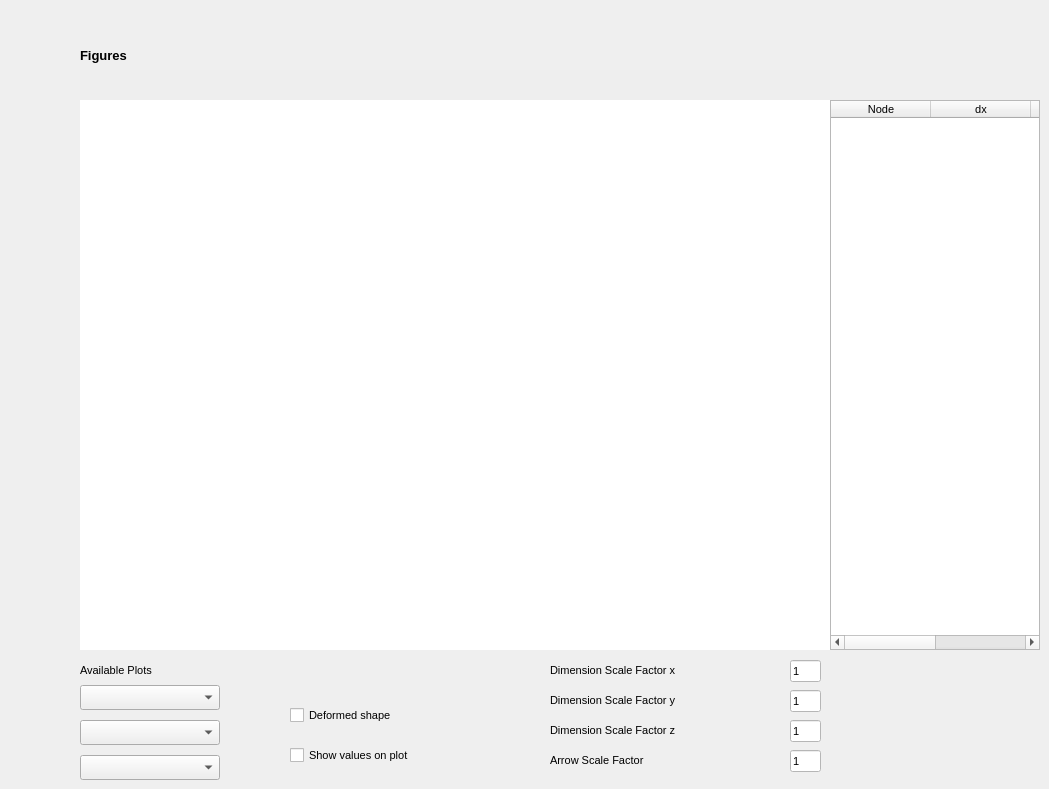
    <widget class="QWidget" name="tab_FDD_geom">
     <attribute name="title">
      <string>FDD_geom</string>
     </attribute>
     <widget class="QLabel" name="label_justdisplay_18">
      <property name="geometry">
       <rect>
        <x>80</x>
        <y>40</y>
        <width>70</width>
        <height>30</height>
       </rect>
      </property>
      <property name="font">
       <font>
        <pointsize>10</pointsize>
        <weight>75</weight>
        <bold>true</bold>
       </font>
      </property>
      <property name="text">
       <string>Figures</string>
      </property>
     </widget>
     <widget class="QWidget" name="content_ToolbarFddGeom" native="true">
      <property name="geometry">
       <rect>
        <x>80</x>
        <y>70</y>
        <width>750</width>
        <height>30</height>
       </rect>
      </property>
      <property name="styleSheet">
       <string notr="true">background-color: rgb(255, 255, 255);
background-color: rgb(238, 238, 238);</string>
      </property>
     </widget>
     <widget class="QLabel" name="label_justdisplay_19">
      <property name="geometry">
       <rect>
        <x>80</x>
        <y>660</y>
        <width>140</width>
        <height>20</height>
       </rect>
      </property>
      <property name="font">
       <font>
        <pointsize>8</pointsize>
       </font>
      </property>
      <property name="text">
       <string>Available Plots</string>
      </property>
     </widget>
     <widget class="QWidget" name="content_PlotFddGeom" native="true">
      <property name="geometry">
       <rect>
        <x>80</x>
        <y>100</y>
        <width>750</width>
        <height>550</height>
       </rect>
      </property>
      <property name="styleSheet">
       <string notr="true">background-color: rgb(255, 255, 255);</string>
      </property>
     </widget>
     <widget class="QComboBox" name="comboBox_FddFiguresGeom1">
      <property name="geometry">
       <rect>
        <x>80</x>
        <y>720</y>
        <width>140</width>
        <height>25</height>
       </rect>
      </property>
     </widget>
     <widget class="QComboBox" name="comboBox_FddFiguresGeom2">
      <property name="geometry">
       <rect>
        <x>80</x>
        <y>755</y>
        <width>140</width>
        <height>25</height>
       </rect>
      </property>
     </widget>
     <widget class="QComboBox" name="comboBox_FddFiguresGeom3">
      <property name="geometry">
       <rect>
        <x>80</x>
        <y>685</y>
        <width>140</width>
        <height>25</height>
       </rect>
      </property>
     </widget>
     <widget class="QTableWidget" name="tableWidget_DeformedValuesFDD">
      <property name="geometry">
       <rect>
        <x>830</x>
        <y>100</y>
        <width>210</width>
        <height>550</height>
       </rect>
      </property>
      <property name="font">
       <font>
        <pointsize>8</pointsize>
       </font>
      </property>
      <property name="columnCount">
       <number>4</number>
      </property>
      <column>
       <property name="text">
        <string>Node</string>
       </property>
      </column>
      <column>
       <property name="text">
        <string>dx</string>
       </property>
      </column>
      <column>
       <property name="text">
        <string>dy</string>
       </property>
      </column>
      <column>
       <property name="text">
        <string>dz</string>
       </property>
      </column>
     </widget>
     <widget class="QCheckBox" name="checkBox_DeformedShapeFDD">
      <property name="geometry">
       <rect>
        <x>290</x>
        <y>700</y>
        <width>161</width>
        <height>31</height>
       </rect>
      </property>
      <property name="font">
       <font>
        <pointsize>8</pointsize>
       </font>
      </property>
      <property name="text">
       <string>Deformed shape</string>
      </property>
     </widget>
     <widget class="QLabel" name="label_justdisplay_39">
      <property name="geometry">
       <rect>
        <x>550</x>
        <y>660</y>
        <width>201</width>
        <height>21</height>
       </rect>
      </property>
      <property name="font">
       <font>
        <pointsize>8</pointsize>
       </font>
      </property>
      <property name="text">
       <string>Dimension Scale Factor x</string>
      </property>
     </widget>
     <widget class="QLineEdit" name="lineEdit_DimensionScaleFactor_xFDD">
      <property name="geometry">
       <rect>
        <x>790</x>
        <y>660</y>
        <width>31</width>
        <height>22</height>
       </rect>
      </property>
      <property name="font">
       <font>
        <pointsize>8</pointsize>
       </font>
      </property>
      <property name="styleSheet">
       <string notr="true">background-color: rgb(255, 255, 255);</string>
      </property>
      <property name="text">
       <string>1</string>
      </property>
     </widget>
     <widget class="QLineEdit" name="lineEdit_DimensionScaleFactor_yFDD">
      <property name="geometry">
       <rect>
        <x>790</x>
        <y>690</y>
        <width>31</width>
        <height>22</height>
       </rect>
      </property>
      <property name="font">
       <font>
        <pointsize>8</pointsize>
       </font>
      </property>
      <property name="styleSheet">
       <string notr="true">background-color: rgb(255, 255, 255);</string>
      </property>
      <property name="text">
       <string>1</string>
      </property>
     </widget>
     <widget class="QLabel" name="label_justdisplay_42">
      <property name="geometry">
       <rect>
        <x>550</x>
        <y>690</y>
        <width>201</width>
        <height>21</height>
       </rect>
      </property>
      <property name="font">
       <font>
        <pointsize>8</pointsize>
       </font>
      </property>
      <property name="text">
       <string>Dimension Scale Factor y</string>
      </property>
     </widget>
     <widget class="QCheckBox" name="checkBox_ValuesOnPlotFDD">
      <property name="geometry">
       <rect>
        <x>290</x>
        <y>740</y>
        <width>181</width>
        <height>31</height>
       </rect>
      </property>
      <property name="font">
       <font>
        <pointsize>8</pointsize>
       </font>
      </property>
      <property name="text">
       <string>Show values on plot</string>
      </property>
     </widget>
     <widget class="QLineEdit" name="lineEdit_DimensionScaleFactor_zFDD">
      <property name="geometry">
       <rect>
        <x>790</x>
        <y>720</y>
        <width>31</width>
        <height>22</height>
       </rect>
      </property>
      <property name="font">
       <font>
        <pointsize>8</pointsize>
       </font>
      </property>
      <property name="styleSheet">
       <string notr="true">background-color: rgb(255, 255, 255);</string>
      </property>
      <property name="text">
       <string>1</string>
      </property>
     </widget>
     <widget class="QLineEdit" name="lineEdit_ArrowScaleFactorFDD">
      <property name="geometry">
       <rect>
        <x>790</x>
        <y>750</y>
        <width>31</width>
        <height>22</height>
       </rect>
      </property>
      <property name="font">
       <font>
        <pointsize>8</pointsize>
       </font>
      </property>
      <property name="styleSheet">
       <string notr="true">background-color: rgb(255, 255, 255);</string>
      </property>
      <property name="text">
       <string>1</string>
      </property>
     </widget>
     <widget class="QLabel" name="label_justdisplay_43">
      <property name="geometry">
       <rect>
        <x>550</x>
        <y>750</y>
        <width>181</width>
        <height>21</height>
       </rect>
      </property>
      <property name="font">
       <font>
        <pointsize>8</pointsize>
       </font>
      </property>
      <property name="text">
       <string>Arrow Scale Factor</string>
      </property>
     </widget>
     <widget class="QLabel" name="label_justdisplay_44">
      <property name="geometry">
       <rect>
        <x>550</x>
        <y>720</y>
        <width>201</width>
        <height>21</height>
       </rect>
      </property>
      <property name="font">
       <font>
        <pointsize>8</pointsize>
       </font>
      </property>
      <property name="text">
       <string>Dimension Scale Factor z</string>
      </property>
     </widget>
    </widget>
